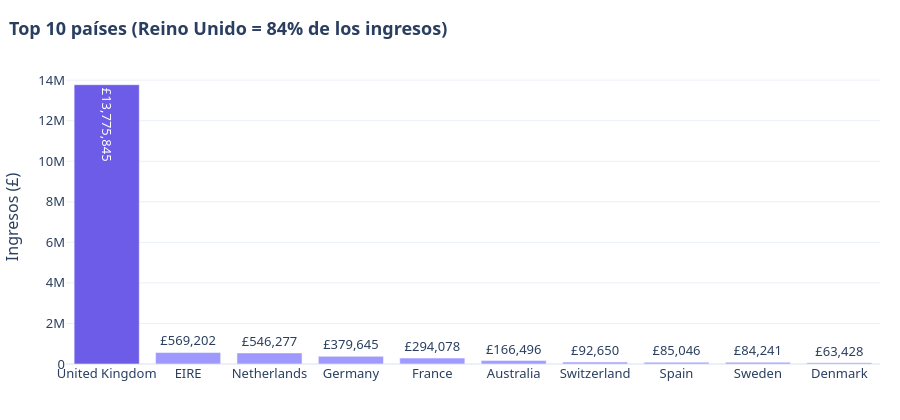

Notebook code for this chart:
### Code cell
# Ingresos por país
por_pais = limpio.groupby("Country")["Ingreso"].sum().sort_values(ascending=False)
top = por_pais.head(10).reset_index()
fig = px.bar(top, x="Country", y="Ingreso", text=top["Ingreso"].map("£{:,.0f}".format), color="Ingreso",
             color_continuous_scale=["#A29BFE", "#6C5CE7"])
fig.update_layout(coloraxis_showscale=False, xaxis_title="", yaxis_title="Ingresos (£)")
estilo(fig, f"Top 10 países (Reino Unido = {por_pais.iloc[0]/por_pais.sum():.0%} de los ingresos)", 420).show()

### Figure 1 — Plotly figure (JSON) as saved in the notebook; plotly's stock layout.template omitted (floating-point values rounded to 4 significant figures)
{"data": [{"hovertemplate": "Country=%{x}<br>Ingreso=%{marker.color}<br>text=%{text}<extra></extra>", "legendgroup": "", "marker": {"color": [13780000.0, 569200.0, 546300.0, 379600.0, 294100.0, 166500.0, 92650.0, 85050.0, 84240.0, 63430.0], "coloraxis": "coloraxis", "pattern": {"shape": ""}}, "name": "", "orientation": "v", "showlegend": false, "text": ["£13,775,845", "£569,202", "£546,277", "£379,645", "£294,078", "£166,496", "£92,650", "£85,046", "£84,241", "£63,428"], "textposition": "auto", "type": "bar", "x": ["United Kingdom", "EIRE", "Netherlands", "Germany", "France", "Australia", "Switzerland", "Spain", "Sweden", "Denmark"], "xaxis": "x", "y": [13780000.0, 569200.0, 546300.0, 379600.0, 294100.0, 166500.0, 92650.0, 85050.0, 84240.0, 63430.0], "yaxis": "y"}], "layout": {"barmode": "relative", "coloraxis": {"autocolorscale": false, "colorbar": {"title": {"text": "Ingreso"}}, "colorscale": [[0.0, "#A29BFE"], [1.0, "#6C5CE7"]], "showscale": false}, "font": {"family": "Segoe UI, Arial", "size": 13}, "height": 420, "legend": {"title": {"text": ""}, "tracegroupgap": 0}, "margin": {"b": 40, "l": 40, "r": 20, "t": 70}, "title": {"text": "<b>Top 10 países (Reino Unido = 84% de los ingresos)</b>", "x": 0.01}, "xaxis": {"anchor": "y", "domain": [0.0, 1.0], "title": {"text": ""}}, "yaxis": {"anchor": "x", "domain": [0.0, 1.0], "title": {"text": "Ingresos (£)"}}}}
